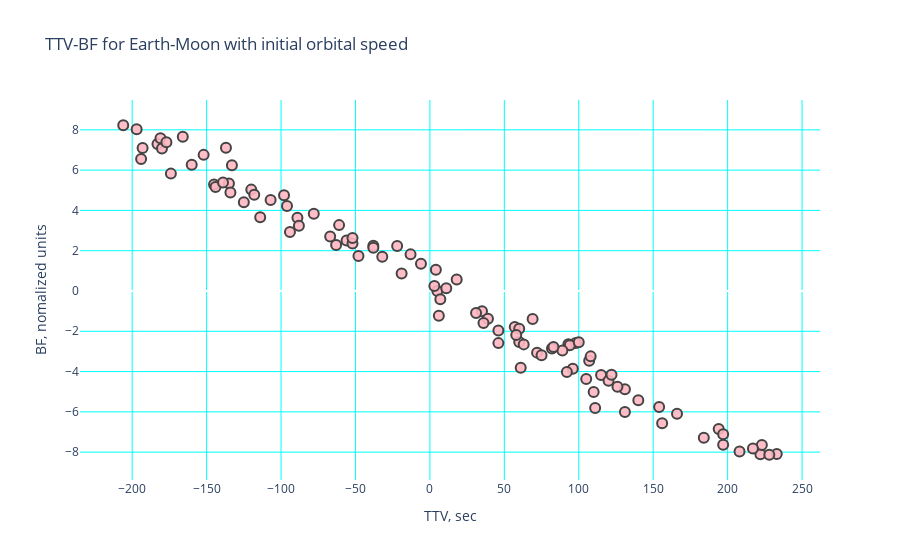

The notebook cell this image was saved under:
### Code cell
t = np.linspace(0, 10, 100)
# pio.templates.default = "simple_white"
fig = go.Figure()

fig.add_trace(go.Scatter(
    x=x, y=y,
    name='TTV-BF', mode='lines',
    marker_color='rgba(255, 182, 193, .9)'
))
fig.update_layout(
    xaxis_title="TTV, sec",
    yaxis_title="BF, nomalized units")
# Set options common to all traces with fig.update_traces
fig.update_traces(mode='markers', marker_line_width=2, marker_size=10)
fig.update_layout(title='TTV-BF for Earth-Moon with initial orbital speed',
                  yaxis_zeroline=True, xaxis_zeroline=False,plot_bgcolor= "rgb(255, 255, 255)")
# hovermode='closest'
fig.update_xaxes(showgrid=True, gridwidth=1, gridcolor='rgb(0, 255, 255)')
fig.update_yaxes(showgrid=True, gridwidth=1, gridcolor='rgb(0, 255, 255)')
fig.show()

### Figure 1 — Plotly figure (JSON) as saved in the notebook; plotly's stock layout.template omitted (floating-point values rounded to 4 significant figures)
{"data": [{"marker": {"color": "rgba(255, 182, 193, .9)", "line": {"width": 2}, "size": 10}, "mode": "markers", "name": "TTV-BF", "type": "scatter", "x": [5, 140, -145, 35, 110, -125, 31, 131, -174, 96, 61, -114, 46, 111, -194, 156, 6, -94, 72, 92, -193, 197, -48, -63, 82, 57, -183, 222, -98, -32, 93, 18, -152, 233, -137, 3, 98, -22, -107, 223, -166, 39, 94, -61, -56, 194, -181, 69, 89, -96, 4, 154, -180, 100, 75, -120, 60, 105, -160, 115, 60, -135, 120, 46, -134, 131, 36, -144, 166, -19, -89, 126, 11, -139, 197, -78, -38, 122, -13, -118, 217, -133, 7, 107, -38, -88, 228, -177, 63, 83, -52, -52, 208, -197, 108, 58, -67, -6, 184, -206], "y": [-0.0002479, -5.42, 5.291, -1.008, -5.012, 4.409, -1.09, -6.005, 5.827, -3.854, -3.806, 3.659, -2.587, -5.808, 6.549, -6.561, -1.231, 2.927, -3.06, -4.025, 7.096, -7.633, 1.742, 2.284, -2.85, -1.781, 7.297, -8.105, 4.753, 1.703, -2.643, 0.5732, 6.757, -8.089, 7.114, 0.2502, -2.577, 2.238, 4.518, -7.646, 7.659, -1.373, -2.692, 3.27, 2.501, -6.846, 7.582, -1.386, -2.949, 4.222, 1.051, -5.756, 7.069, -2.539, -3.188, 5.033, -1.875, -4.365, 6.273, -4.165, -2.534, 5.338, -4.457, -1.955, 4.893, -4.877, -1.586, 5.161, -6.088, 0.8639, 3.641, -4.748, 0.1412, 5.389, -7.111, 3.832, 2.25, -4.156, 1.818, 4.775, -7.818, 6.248, -0.4052, -3.458, 2.148, 3.242, -8.129, 7.386, -2.65, -2.779, 2.363, 2.628, -7.967, 8.033, -3.245, -2.183, 2.703, 1.357, -7.286, 8.228]}], "layout": {"plot_bgcolor": "rgb(255, 255, 255)", "title": {"text": "TTV-BF for Earth-Moon with initial orbital speed"}, "xaxis": {"gridcolor": "rgb(0, 255, 255)", "gridwidth": 1, "showgrid": true, "title": {"text": "TTV, sec"}, "zeroline": false}, "yaxis": {"gridcolor": "rgb(0, 255, 255)", "gridwidth": 1, "showgrid": true, "title": {"text": "BF, nomalized units"}, "zeroline": true}}}
